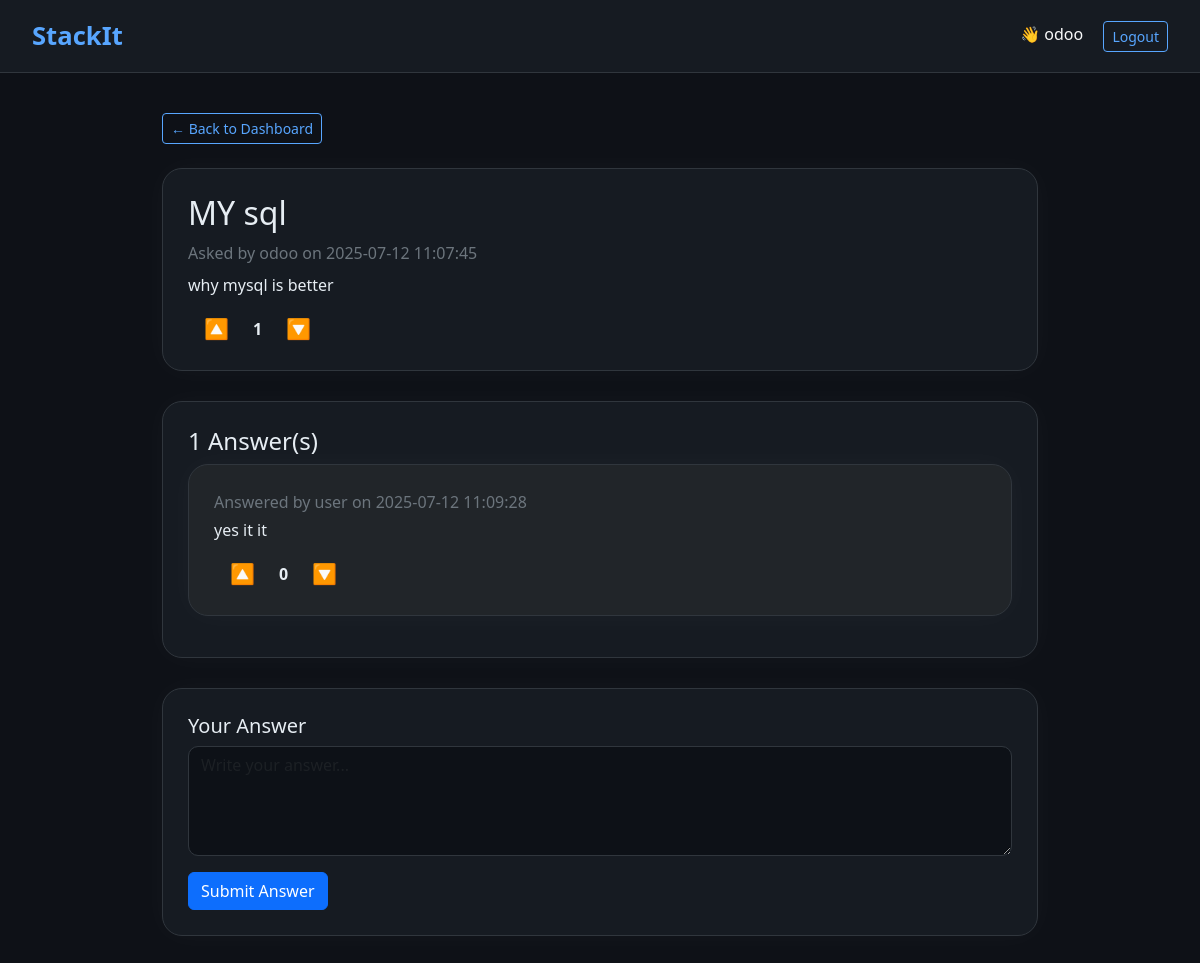
The app's page /root/view_question.php?id=12 (signed in) with its own data.
### tables this page shows
CREATE TABLE `questions` (
  `id` int(11) NOT NULL,
  `user_id` int(11) NOT NULL,
  `title` varchar(255) NOT NULL,
  `description` text NOT NULL,
  `created_at` timestamp NOT NULL DEFAULT current_timestamp()
);

CREATE TABLE `users` (
  `user_id` int(11) NOT NULL,
  `username` varchar(100) NOT NULL,
  `email` varchar(100) NOT NULL,
  `password` varchar(255) NOT NULL,
  `role` enum('guest','user','admin') DEFAULT 'user'
);

CREATE TABLE `answers` (
  `id` int(11) NOT NULL,
  `question_id` int(11) NOT NULL,
  `user_id` int(11) NOT NULL,
  `content` text NOT NULL,
  `is_accepted` tinyint(1) DEFAULT 0,
  `created_at` timestamp NOT NULL DEFAULT current_timestamp()
);

### root/view_question.php (the view, shortened to what this page needs)
<?php
require 'config.php';
$username = $_SESSION['user'] ?? null;
$user_id = $_SESSION['user_id'] ?? null;
$question_id = (int) $_GET['id'];
$stmt = $conn->prepare("
    SELECT q.id, q.title, q.description, q.created_at, u.username
    FROM questions q
    JOIN users u ON q.user_id = u.user_id
    WHERE q.id = ?
");
$stmt->execute([$question_id]);
$question = $stmt->fetch(PDO::FETCH_ASSOC);
$voteStmt = $conn->prepare("
    SELECT
        SUM(CASE WHEN vote_type = 'upvote' THEN 1 WHEN vote_type = 'downvote' THEN -1 ELSE 0 END) AS total
    FROM votes WHERE question_id = ?
");
$voteStmt->execute([$question_id]);
$questionVotes = $voteStmt->fetchColumn() ?? 0;
$userQuestionVote = null;
if ($user_id) {
    $stmt = $conn->prepare("SELECT vote_type FROM votes WHERE user_id = ? AND question_id = ?");
    $stmt->execute([$user_id, $question_id]);
    $row = $stmt->fetch(PDO::FETCH_ASSOC);
    $userQuestionVote = $row['vote_type'] ?? null;
}
$stmt = $conn->prepare("
    SELECT a.id AS answer_id, a.content, a.created_at, a.user_id, u.username
    FROM answers a
    JOIN users u ON a.user_id = u.user_id
    WHERE a.question_id = ?
    ORDER BY a.created_at DESC
");
$stmt->execute([$question_id]);
$answers = $stmt->fetchAll(PDO::FETCH_ASSOC);
?>
<!DOCTYPE html>
<html lang="en">
<head>
  <link href="https://cdn.jsdelivr.net/npm/bootstrap@5.3.0/dist/css/bootstrap.min.css" rel="stylesheet" />
</head>
<body>
<nav class="navbar navbar-expand-lg">
  <a class="navbar-brand" href="dashboard.php">StackIt</a>
  <div class="ms-auto">
    <?php if ($user_id): ?>
      <span class="text-light me-3">👋 <?= htmlspecialchars($username) ?></span>
      <a href="logout.php" class="btn btn-outline-light btn-sm">Logout</a>
    <?php else: ?>
      <a href="login.php" class="btn btn-outline-light btn-sm me-2">Login</a>
      <a href="register.php" class="btn btn-outline-light btn-sm">Register</a>
    <?php endif; ?>
  </div>
</nav>
<div class="container">
  <div class="mb-4">
    <a href="dashboard.php" class="btn btn-outline-light btn-sm">← Back to Dashboard</a>
  </div>
  <div class="card-style">
    <h2><?= htmlspecialchars($question['title']) ?></h2>
    <div class="mb-2 text-secondary">Asked by <?= htmlspecialchars($question['username']) ?> on <?= $question['created_at'] ?></div>
    <p><?= nl2br(htmlspecialchars($question['description'])) ?></p>
    <div class="mt-3 d-flex align-items-center">
      <form method="POST" action="vote.php" class="me-2">
        <button class="btn-vote <?= $userQuestionVote === 'upvote' ? 'active' : '' ?>">🔼</button>
      </form>
      <strong><?= $questionVotes ?></strong>
      <form method="POST" action="vote.php" class="ms-2">
        <button class="btn-vote <?= $userQuestionVote === 'downvote' ? 'active' : '' ?>">🔽</button>
      </form>
    </div>
  </div>
  <div class="card-style">
    <h4><?= count($answers) ?> Answer(s)</h4>
    <?php foreach ($answers as $ans): ?>
      <?php
        $voteStmt = $conn->prepare("SELECT SUM(CASE WHEN vote_type='upvote' THEN 1 WHEN vote_type='downvote' THEN -1 ELSE 0 END) AS total FROM votes WHERE answer_id = ?");
        $voteStmt->execute([$ans['answer_id']]);
        $answerVotes = $voteStmt->fetchColumn() ?? 0;
        $userAnswerVote = null;
        if ($user_id) {
          $stmt = $conn->prepare("SELECT vote_type FROM votes WHERE user_id = ? AND answer_id = ?");
          $stmt->execute([$user_id, $ans['answer_id']]);
          $row = $stmt->fetch(PDO::FETCH_ASSOC);
          $userAnswerVote = $row['vote_type'] ?? null;
        }
      ?>
      <div class="card-style bg-dark mb-3">
        <div class="text-secondary mb-1">Answered by <?= htmlspecialchars($ans['username']) ?> on <?= $ans['created_at'] ?></div>
        <p><?= nl2br(htmlspecialchars($ans['content'])) ?></p>
        <div class="d-flex align-items-center mt-2">
          <form method="POST" action="vote.php" class="me-2">
            <button class="btn-vote <?= $userAnswerVote === 'upvote' ? 'active' : '' ?>">🔼</button>
          </form>
          <strong><?= $answerVotes ?></strong>
          <form method="POST" action="vote.php" class="ms-2">
            <button class="btn-vote <?= $userAnswerVote === 'downvote' ? 'active' : '' ?>">🔽</button>
          </form>
        </div>
      </div>
    <?php endforeach; ?>
  </div>
  <div class="card-style">
    <h5>Your Answer</h5>
    <?php if (!$user_id): ?>
      <div class="alert alert-warning">Please <a href="login.php">login</a> to post an answer.</div>
    <?php else: ?>
      <form method="POST">
        <div class="mb-3">
          <textarea name="content" class="form-control" rows="4" placeholder="Write your answer..." required></textarea>
        </div>
        <button type="submit" class="btn btn-primary">Submit Answer</button>
      </form>
    <?php endif; ?>
  </div>
</div>
</body>
</html>

### root/view_question.php (style rules this page uses)
body { background: #0e1117; color: #e6edf3; font-family: 'Segoe UI', sans-serif; }
.navbar { background-color: #161b22 !important; border-bottom: 1px solid #30363d; padding: 12px 32px; }
.navbar-brand { font-size: 1.6rem; font-weight: bold; color: #58a6ff !important; }
.btn-outline-light { border-color: #58a6ff; color: #58a6ff; }
.container { max-width: 900px; margin: 40px auto; }
.card-style { background-color: #161b22; border-radius: 20px; padding: 25px; margin-bottom: 30px; border: 1px solid #30363d; box-shadow: 0 0 30px rgba(255,255,255,0.03); }
.btn-vote { border: none; background: transparent; color: #58a6ff; font-size: 20px; margin: 0 10px; cursor: pointer; }
.btn-vote.active { color: #00ffcc; }
textarea.form-control { background-color: #0d1117; color: #fff; border: 1px solid #30363d; border-radius: 10px; }

### records on screen
questions: title "MY sql", user.username "odoo", created_at "2025-07-12 11:07:45", description "why mysql is better"
answers: user.username "user", created_at "2025-07-12 11:09:28", content "yes it it", answerVotes "0"

### other values on screen
$username "odoo"
$questionVotes "1"
count($answers) "1"
